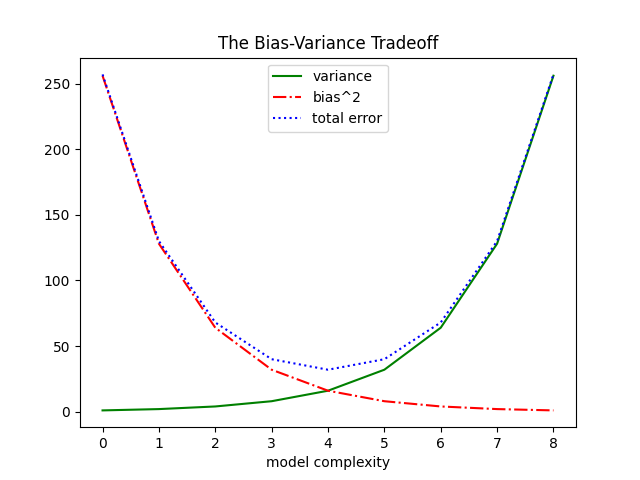

Source code (Python):
from matplotlib import pyplot as plt
variance = [1, 2, 4, 8, 16, 32, 64, 128, 256]
bias_squared = [256, 128, 64, 32, 16, 8, 4, 2, 1]

total_error = [x + y for x, y in zip(variance, bias_squared)]

xs = [i for i, _ in enumerate(variance)]

# we can make multiple calls to plt.plot
# to show multiple series on the same chart

plt.plot(xs, variance, 'g-', label='variance') # green solid line
plt.plot(xs, bias_squared, 'r-.', label='bias^2') # red dot-dashed line
plt.plot(xs, total_error, 'b:', label='total error') # blue dotted line

# because we've assigned labels to each series
# we can get a legend for free
# loc=9 means "top center"

plt.legend(loc=9)
plt.xlabel("model complexity")
plt.title("The Bias-Variance Tradeoff")
plt.savefig('plot2.png')